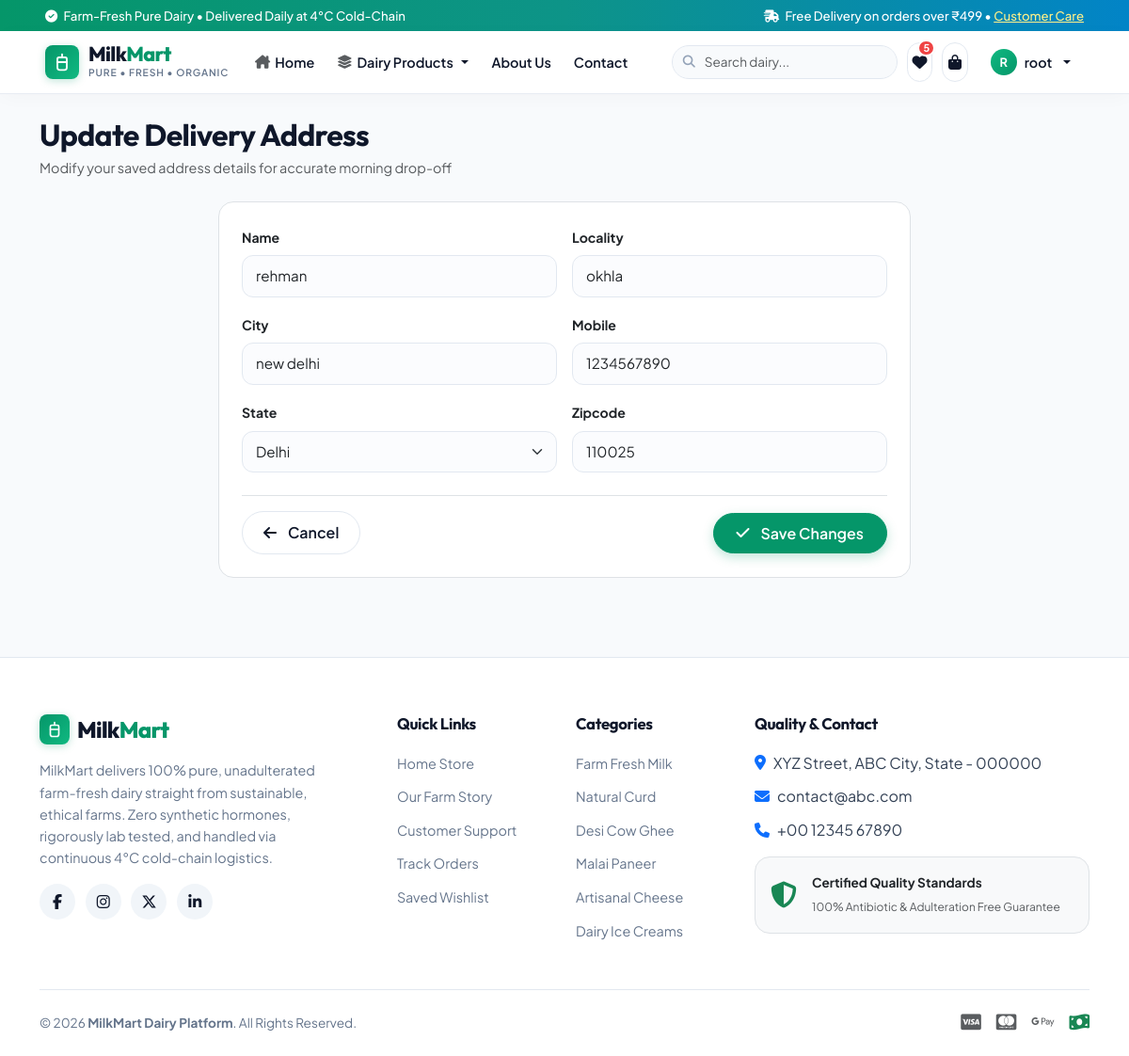
Screenshot of /updateAddress/5/ (signed in) with the database file from the repository.
### app/models.py (models this page shows, shortened)
class Customer(models.Model):
    user = models.ForeignKey(User, on_delete=models.CASCADE)
    name = models.CharField(max_length=200)
    locality = models.CharField(max_length=200)
    city= models.CharField(max_length=50)
    mobile = models.IntegerField(default=0)
    zipcode = models.IntegerField()
    state = models.CharField(choices=STATE_CHOICES, max_length=100)

### app/views.py (the view, shortened to what this page needs)
# urls.py: path("updateAddress/<int:pk>/", views.updateAddress.as_view(), name="updateAddress"),
@method_decorator(login_required, name='dispatch')
class updateAddress(View):
    def get(self, request, pk):
        addr = get_object_or_404(Customer, pk=pk, user=request.user)
        form = CustomerProfileForm(instance=addr)
        return render(request, 'app/updateAddress.html', {'form': form, 'address_id': pk})

### app/context_processors.py (called while the page is built)
def cart_and_wishlist_counts(request):
    totalitem = 0
    wishitem = 0
    if request.user.is_authenticated:
        totalitem = Cart.objects.filter(user=request.user).count()
        wishitem = Wishlist.objects.filter(user=request.user).count()
    categories = [
        {'code': code, 'name': name}
        for code, name in CATEGORY_CHOICES
    ]
    return {
        'totalitem': totalitem,
        'wishitem': wishitem,
        'nav_categories': categories,
    }

### app/templates/app/updateAddress.html (shortened to what this page needs)
{% extends "app/base.html" %}
{% load static %}
{% block main-content %}
<div class="container my-4">
    <div class="mb-4">
        <h2 class="mb-1">Update Delivery Address</h2>
        <p class="text-muted" style="font-size: 0.9rem;">Modify your saved address details for accurate morning drop-off</p>
    </div>
    <div class="row justify-content-center">
        <div class="col-lg-8">
            <div class="bg-white rounded-4 border p-4 shadow-xs">
                <form action="" method="post" novalidate>
                    <div class="row g-3">
                        {% for fm in form %}
                        <div class="col-md-6">
                            <label class="form-label fw-bold text-dark" style="font-size: 0.88rem;">{{ fm.label }}</label>
                            {{ fm }}
                        </div>
                        {% endfor %}
                    </div>
                    <div class="mt-4 pt-3 border-top d-flex justify-content-between align-items-center">
                        <a href="{% url 'address' %}" class="btn btn-outline-dairy">
                            <i class="fa-solid fa-arrow-left me-1"></i> Cancel
                        </a>
                        <button type="submit" class="btn-primary-dairy px-4 py-2">
                            <i class="fa-solid fa-check me-1"></i> Save Changes
                        </button>
                    </div>
                </form>
            </div>
        </div>
    </div>
</div>
{% endblock main-content %}

### app/templates/app/base.html (shortened to what this page needs)
{% load static %}
<!DOCTYPE html>
<html lang="en">
<head>
    <link href="https://cdn.jsdelivr.net/npm/bootstrap@5.3.3/dist/css/bootstrap.min.css" rel="stylesheet">
    <link rel="stylesheet" href="https://cdnjs.cloudflare.com/ajax/libs/font-awesome/6.5.2/css/all.min.css" />
    <link rel="stylesheet" href="{% static 'app/css/style.css' %}" />
</head>
<body>
    <div class="top-notice-bar">
        <div class="container-fluid px-lg-4 px-xl-5 d-flex justify-content-between align-items-center">
            <div>
                <i class="fa-solid fa-check-circle me-1"></i> Farm-Fresh Pure Dairy &bull; Delivered Daily at 4°C Cold-Chain
            </div>
            <div class="d-none d-md-block">
                <i class="fa-solid fa-truck-fast me-1"></i> Free Delivery on orders over ₹499 &bull; <a href="{% url 'contact' %}">Customer Care</a>
            </div>
        </div>
    </div>
    <header class="navbar navbar-expand-lg navbar-milkmart">
        <div class="container-fluid px-lg-4 px-xl-5">
            <a class="navbar-brand-modern me-3" href="{% url 'home' %}">
                <div class="brand-logo-mark">
                    <svg width="20" height="20" viewBox="0 0 24 24" fill="none" stroke="currentColor" stroke-width="2.2" stroke-linecap="round" stroke-linejoin="round">
                        <path d="M12 2v4M8 6h8a2 2 0 0 1 2 2v11a3 3 0 0 1-3 3H9a3 3 0 0 1-3-3V8a2 2 0 0 1 2-2z"/>
                        <path d="M6 12h12"/>
                    </svg>
                </div>
                <div>
                    <h1 class="brand-title">Milk<span>Mart</span></h1>
                    <p class="brand-tagline">Pure &bull; Fresh &bull; Organic</p>
                </div>
            </a>
            <div class="collapse navbar-collapse" id="navbarMilkMartContent">
                <ul class="navbar-nav me-auto mb-2 mb-lg-0 align-items-lg-center">
                    <li class="nav-item">
                        <a class="nav-link nav-link-modern" href="{% url 'home' %}">
                            <i class="fa-solid fa-house-chimney text-muted"></i> Home
                        </a>
                    </li>
                    <li class="nav-item dropdown">
                        <a class="nav-link nav-link-modern dropdown-toggle" href="#" role="button" data-bs-toggle="dropdown" aria-expanded="false">
                            <i class="fa-solid fa-layer-group text-muted"></i> Dairy Products
                        </a>
                    </li>
                    <li class="nav-item">
                        <a class="nav-link nav-link-modern" href="{% url 'about' %}">About Us</a>
                    </li>
                    <li class="nav-item">
                        <a class="nav-link nav-link-modern" href="{% url 'contact' %}">Contact</a>
                    </li>
                </ul>
                <div class="nav-actions-container mt-3 mt-lg-0">
                    <form class="nav-search-form" role="search" action="{% url 'search' %}" method="get">
                        <input class="form-control nav-search-input" type="search" placeholder="Search dairy..." name="search" value="{{ query|default:'' }}" aria-label="Search">
                    </form>
                    <a href="{% url 'wishlist' %}" class="nav-action-btn" title="Saved Wishlist">
                        <i class="fa-solid fa-heart"></i>
                        <span id="nav-wish-badge" class="nav-badge-pill" style="{% if not wishitem %}display:none;{% endif %}">{{ wishitem }}</span>
                    </a>
                    <a href="{% url 'showcart' %}" class="nav-action-btn" title="Shopping Cart">
                        <i class="fa-solid fa-bag-shopping"></i>
                    </a>
                    {% if request.user.is_authenticated %}
                    <div class="dropdown">
                        <button class="user-avatar-btn dropdown-toggle border-0" type="button" data-bs-toggle="dropdown" aria-expanded="false">
                            <span class="avatar-initial">{{ request.user.username|slice:":1"|upper }}</span>
                            <span class="d-none d-sm-inline">{{ request.user.username }}</span>
                        </button>
                    </div>
                    {% endif %}
                </div>
            </div>
        </div>
    </header>
    <main class="site-main">
        {% block main-content %}{% endblock main-content %}
    </main>
    <footer class="site-footer-modern">
        <div class="container">
            <div class="row g-4">
                <div class="col-lg-4 col-md-6">
                    <div class="d-flex align-items-center gap-2 mb-3">
                        <div class="brand-logo-mark" style="width:32px; height:32px;">
                            <svg width="18" height="18" viewBox="0 0 24 24" fill="none" stroke="currentColor" stroke-width="2.2" stroke-linecap="round" stroke-linejoin="round">
                                <path d="M12 2v4M8 6h8a2 2 0 0 1 2 2v11a3 3 0 0 1-3 3H9a3 3 0 0 1-3-3V8a2 2 0 0 1 2-2z"/>
                                <path d="M6 12h12"/>
                            </svg>
                        </div>
                        <h2 class="brand-title fs-4 mb-0">Milk<span>Mart</span></h2>
                    </div>
                    <p class="footer-brand-bio">
                        MilkMart delivers 100% pure, unadulterated farm-fresh dairy straight from sustainable, ethical farms. Zero synthetic hormones, rigorously lab tested, and handled via continuous 4°C cold-chain logistics.
                    </p>
                    <div class="mt-3">
                        <a href="#" class="footer-social-btn" title="Facebook"><i class="fa-brands fa-facebook-f"></i></a>
                        <a href="#" class="footer-social-btn" title="Instagram"><i class="fa-brands fa-instagram"></i></a>
                        <a href="#" class="footer-social-btn" title="Twitter"><i class="fa-brands fa-x-twitter"></i></a>
                        <a href="#" class="footer-social-btn" title="LinkedIn"><i class="fa-brands fa-linkedin-in"></i></a>
                    </div>
                </div>
                <div class="col-lg-2 col-md-6 col-6">
                    <h5 class="footer-heading">Quick Links</h5>
                    <ul class="footer-links-list">
                        <li><a href="{% url 'home' %}">Home Store</a></li>
                        <li><a href="{% url 'about' %}">Our Farm Story</a></li>
                        <li><a href="{% url 'contact' %}">Customer Support</a></li>
                        <li><a href="{% url 'orders' %}">Track Orders</a></li>
                        <li><a href="{% url 'wishlist' %}">Saved Wishlist</a></li>
                    </ul>
                </div>
                <div class="col-lg-2 col-md-6 col-6">
                    <h5 class="footer-heading">Categories</h5>
                    <ul class="footer-links-list">
                        <li><a href="{% url 'category' 'ML' %}">Farm Fresh Milk</a></li>
                        <li><a href="{% url 'category' 'CR' %}">Natural Curd</a></li>
                        <li><a href="{% url 'category' 'GH' %}">Desi Cow Ghee</a></li>
                        <li><a href="{% url 'category' 'PN' %}">Malai Paneer</a></li>
                        <li><a href="{% url 'category' 'cz' %}">Artisanal Cheese</a></li>
                        <li><a href="{% url 'category' 'IC' %}">Dairy Ice Creams</a></li>
                    </ul>
                </div>
                <div class="col-lg-4 col-md-6">
                    <h5 class="footer-heading">Quality & Contact</h5>
                    <ul class="footer-links-list mb-3">
                        <li class="d-flex align-items-start gap-2">
                            <i class="fa-solid fa-location-dot mt-1 text-primary"></i>
                            <span>XYZ Street, ABC City, State - 000000</span>
                        </li>
                        <li class="d-flex align-items-center gap-2">
                            <i class="fa-solid fa-envelope text-primary"></i>
                            <span>contact@abc.com</span>
                        </li>
                        <li class="d-flex align-items-center gap-2">
                            <i class="fa-solid fa-phone text-primary"></i>
                            <span>+00 12345 67890</span>
                        </li>
                    </ul>
                    <div class="p-3 bg-light rounded-4 border d-flex align-items-center gap-3">
                        <i class="fa-solid fa-shield-halved fs-3 text-success"></i>
                        <div>
                            <div class="fw-bold text-dark" style="font-size:0.85rem;">Certified Quality Standards</div>
                            <small class="text-muted" style="font-size:0.75rem;">100% Antibiotic & Adulteration Free Guarantee</small>
                        </div>
                    </div>
                </div>
            </div>
            <div class="footer-bottom-bar d-flex flex-column flex-md-row justify-content-between align-items-center gap-3">
                <div>
                    &copy; 2026 <strong>MilkMart Dairy Platform</strong>. All Rights Reserved.
                </div>
                <div class="d-flex align-items-center gap-3 text-muted" style="font-size:1.2rem;">
                    <i class="fa-brands fa-cc-visa" title="Visa"></i>
                    <i class="fa-brands fa-cc-mastercard" title="MasterCard"></i>
                    <i class="fa-brands fa-google-pay" title="Google Pay"></i>
                    <i class="fa-solid fa-money-bill-wave text-success" title="Cash On Delivery"></i>
                </div>
            </div>
        </div>
    </footer>
</body>
</html>

### rows the page displays
Customer: form "rehman" "okhla" "new delhi" "1234567890" "Delhi" "110025"

### other values shown
{{ wishitem }} "5"
{{ request.user.username|slice:":1"|upper }} "R"
{{ request.user.username }} "root"
{{ fm.label }} "Name" "Locality" "City" "Mobile" "State" "Zipcode"
